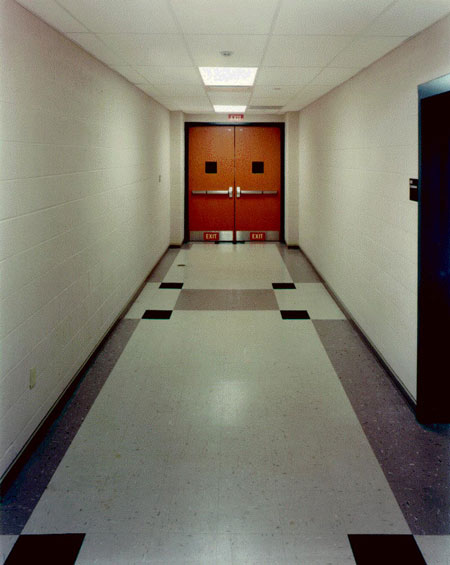
#> input picture Computer Vision/Harris corner detector/Harris_4.jpg, 450 x 565 px
$ jupyter execute --allow-errors task1.ipynb
#> lines starting #> are read from the running program, lines starting #| are printed output that depends on the picture; after the words box and inside, x2 and y2 are one past the last pixel; in counts of white or black regions, pixels touching at a corner belong together
[cell 1]
"""
CLAB Task-1: Harris Corner Detector
Your name (Your uniID):
"""

import numpy as np
from numpy import unravel_index
import cv2
from PIL import Image
def conv2(img, conv_filter):
    # flip the filter
    f_siz_1, f_size_2 = conv_filter.shape
    conv_filter = conv_filter[range(f_siz_1 - 1, -1, -1), :][:, range(f_siz_1 - 1, -1, -1)]
    pad = (conv_filter.shape[0] - 1) // 2
    result = np.zeros((img.shape))
    img = np.pad(img, ((pad, pad), (pad, pad)), 'constant', constant_values=(0, 0))
    filter_size = conv_filter.shape[0]
    for r in np.arange(img.shape[0] - filter_size + 1):
        for c in np.arange(img.shape[1] - filter_size + 1):
            curr_region = img[r:r + filter_size, c:c + filter_size]
            curr_result = curr_region * conv_filter
            conv_sum = np.sum(curr_result)  # Summing the result of multiplication.
            result[r, c] = conv_sum  # Saving the summation in the convolution layer feature map.

    return result


def fspecial(shape=(3, 3), sigma=0.5):
    m, n = [(ss - 1.) / 2. for ss in shape]
    y, x = np.ogrid[-m:m + 1, -n:n + 1]
    h = np.exp(-(x * x + y * y) / (2. * sigma * sigma))
    h[h < np.finfo(h.dtype).eps * h.max()] = 0
    sumh = h.sum()
    if sumh != 0:
        h /= sumh
    return h


# Parameters, add more if needed
sigma = 2
thresh = 0.01

# Derivative masks
dx = np.array([[-1, 0, 1], [-1, 0, 1], [-1, 0, 1]])
dy = dx.transpose()
import matplotlib.pyplot as plt
from skimage.color import rgb2gray
from PIL import Image
#> (the rest of this cell did not finish here and is left out)

[cell 2]
import cv2
import numpy as np

image = cv2.imread('Harris_4.jpg')
#> image is the input picture: shape (565, 450, 3); mean B, G, R 109.2, 122.4, 126.5

operatedImage = cv2.cvtColor(image, cv2.COLOR_BGR2GRAY)
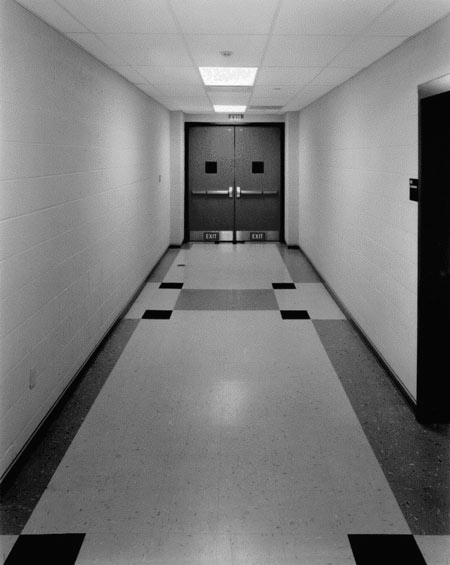
#> operatedImage: shape (565, 450); min 0, max 254, mean 122.1

operatedImage = np.float32(operatedImage)

dest = cv2.cornerHarris(operatedImage, 2, 5, 0.07)
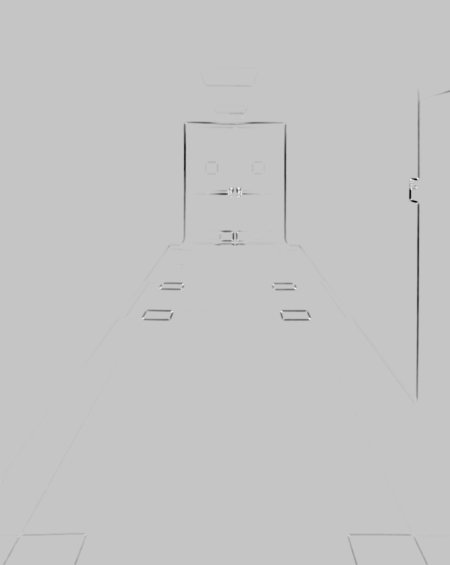
#> dest: shape (565, 450) float32; min -4.05e+09, max 1.18e+09, mean -13551051; drawn with min black and max white

dest = cv2.dilate(dest, None)
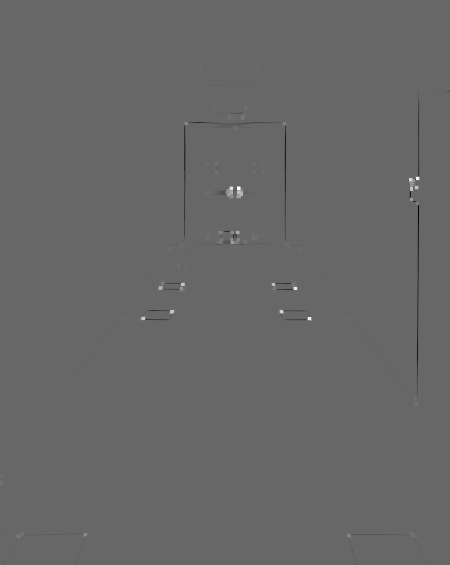
#> dest: shape (565, 450) float32; min -807950848, max 1.18e+09, mean -422531.5; drawn with min black and max white

image[dest > 0.001 * dest.max()]=[255, 0, 0]
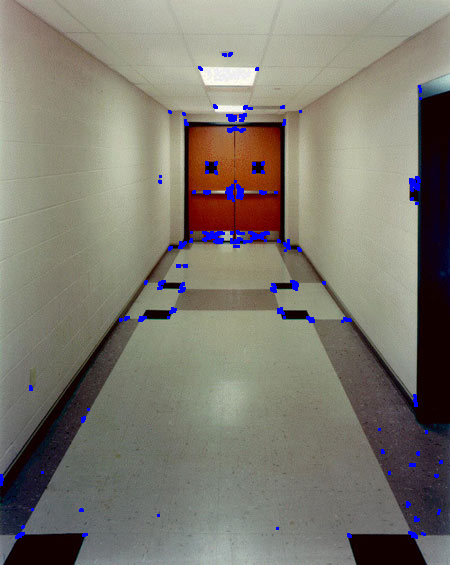
#> image: shape (565, 450, 3); 1.18% of pixels changed, all inside (x1, y1, x2, y2) = (0, 52, 443, 539)

plt.imshow(image)
Image.fromarray(image).save('Harris_4_dots_inbuilt.jpg')

$ run again, with Computer Vision/Harris corner detector/Harris_1.jpg copied over Computer Vision/Harris corner detector/Harris_4.jpg
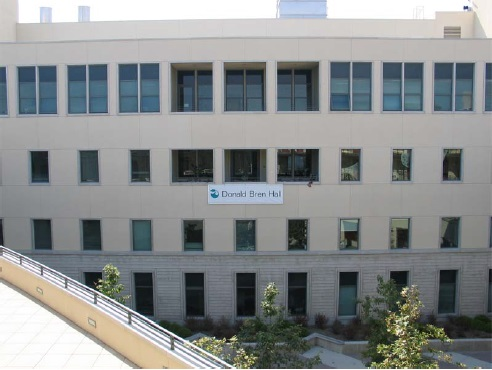
#> input picture Computer Vision/Harris corner detector/Harris_1.jpg, 492 x 370 px
#> image is the input picture: shape (370, 492, 3); mean B, G, R 141.3, 141.1, 137.5
#> `dest = cv2.dilate(dest, None)`:
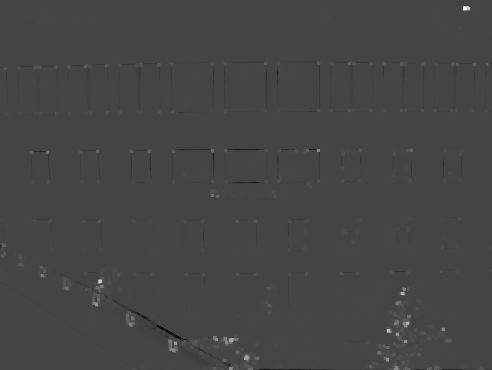
#> dest: shape (370, 492) float32; min -540983680, max 1.47e+09, mean 2368857.8; drawn with min black and max white
#> `image[dest > 0.001 * dest.max()]=[255, 0, 0]`:
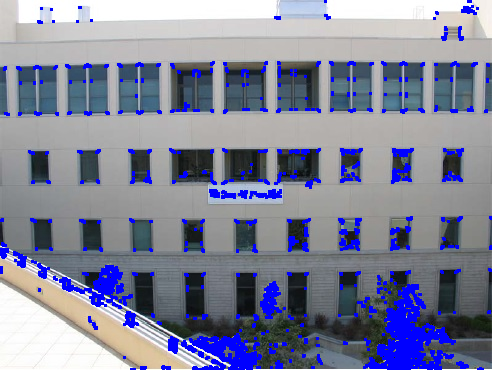
#> image: shape (370, 492, 3); 8.33% of pixels changed, all inside (x1, y1, x2, y2) = (0, 0, 492, 370)

$ run again, with Computer Vision/Harris corner detector/Harris_1_circle.jpg copied over Computer Vision/Harris corner detector/Harris_4.jpg
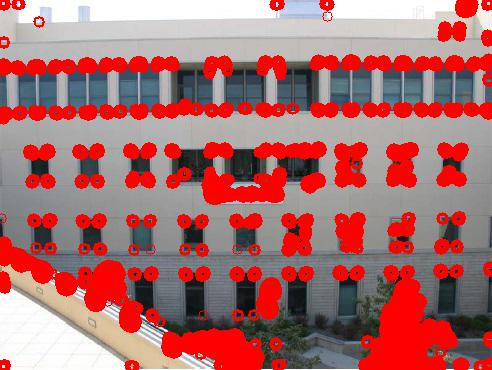
#> input picture Computer Vision/Harris corner detector/Harris_1_circle.jpg, 492 x 370 px
#> image is the input picture: shape (370, 492, 3); mean B, G, R 110.8, 110.6, 170.5
#> `dest = cv2.dilate(dest, None)`:
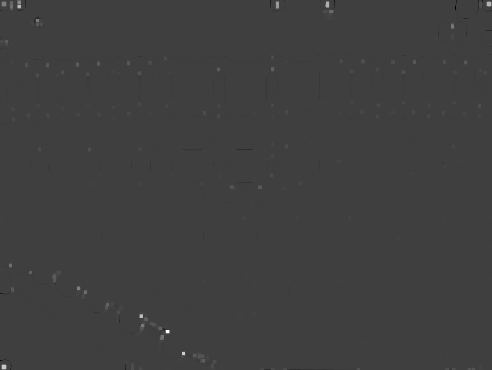
#> dest: shape (370, 492) float32; min -1.22e+09, max 3.66e+09, mean 3790070.8; drawn with min black and max white
#> `image[dest > 0.001 * dest.max()]=[255, 0, 0]`:
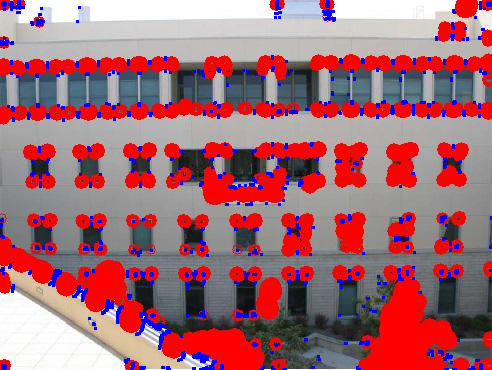
#> image: shape (370, 492, 3); 4.25% of pixels changed, all inside (x1, y1, x2, y2) = (0, 0, 492, 370)
